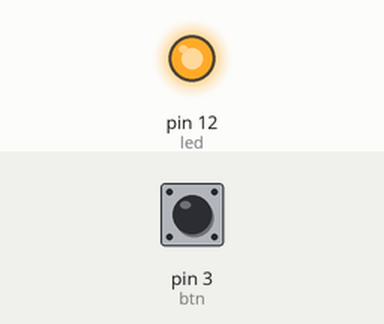
The sketch below on a simulated Arduino Uno, built with avr-gcc and run on an emulated ATmega328P. Parts: output pins drawn as LEDs (lit = HIGH). The test bench sets the inputs (shaded band); at power-on: pin 3 (btn) HIGH.

Above: at 1.2 s.
1.3 s: pin 3 (btn) pulled LOW for 0.25 s
At 2.8 s:
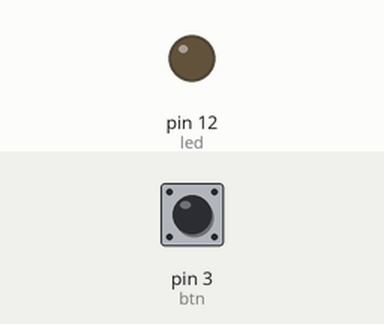
3.1 s: pin 3 (btn) pulled LOW for 3.2 s
At 3.9 s:
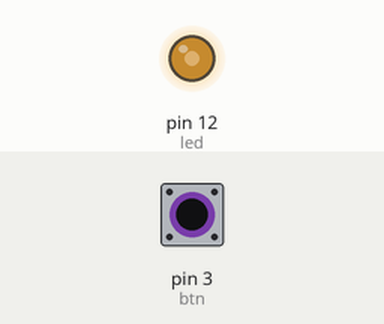
7.8 s: pin 3 (btn) pulled LOW for 1 s
At 8.83 s:
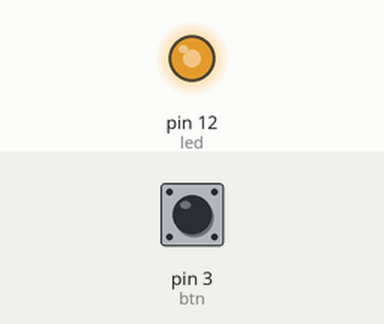
Timing chart, 0 to 10.8 s (numbered marks = the images above; inputs shaded):
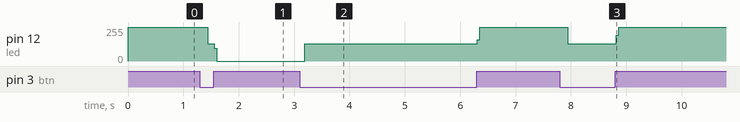

Measured:
- after the input at 1.3 s, pin 12 (led): 255/255 → 128/255 after 0.14 s, → 0/255 0.12 s later
- after the input at 3.1 s, pin 12 (led): 0/255 → 128/255 after 0.09 s, → 255/255 3.1 s later
- after the input at 7.8 s, pin 12 (led): 255/255 → 128/255 after 0.14 s, → 255/255 0.88 s later

The sketch:

while5.ino
```cpp
#define led 12
#define btn 3
void setup() {
   Serial.begin(9600);
   pinMode(led, OUTPUT);
   pinMode(btn, INPUT_PULLUP);
   digitalWrite(led, HIGH);
}

void loop() {
    while(!digitalRead(btn))digitalWrite(led, !digitalRead(led));
      delay(200);
}
```
